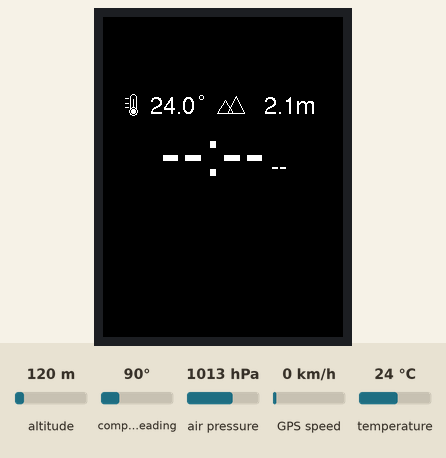
This sketch was run on a simulated ESP32. Shown: 240×320 colour display. The inputs (shaded band) are chosen by the test bench; at power-on: air pressure 1013 hPa, temperature 24 °C, altitude 120 m, compass heading 90°, GPS speed 0 km/h. The GPS gets a fix after 3 s at 37.7749, -122.4194 with 8 satellites; what the sketch prints to the serial monitor is not drawn.

Above: at 1.4 s.
1.5 s: air pressure set to 952 hPa
At 3.6 s:
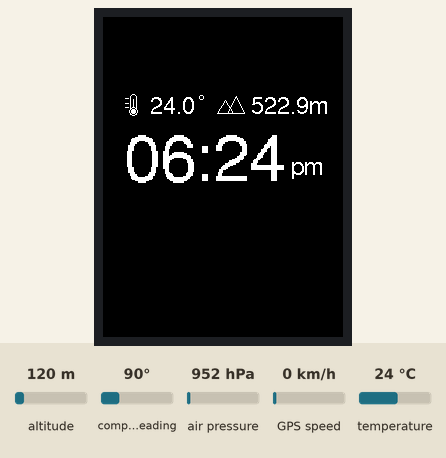
4.8 s: temperature set to 12 °C
At 6.7 s:
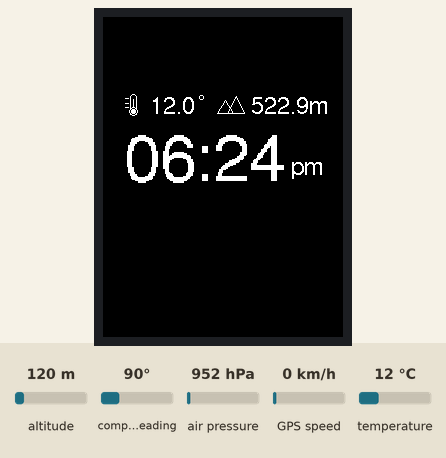
8.7 s: air pressure set to 975 hPa
At 9.9 s:
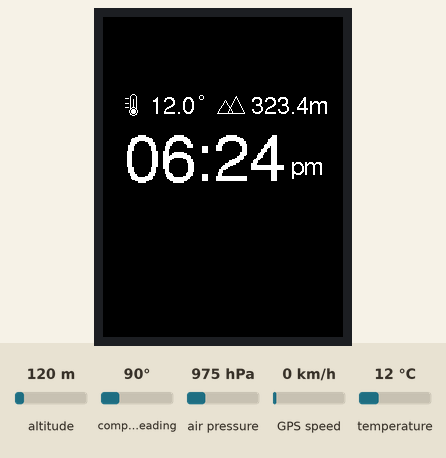
10.7 s: temperature set to 19 °C
At 31.5 s:
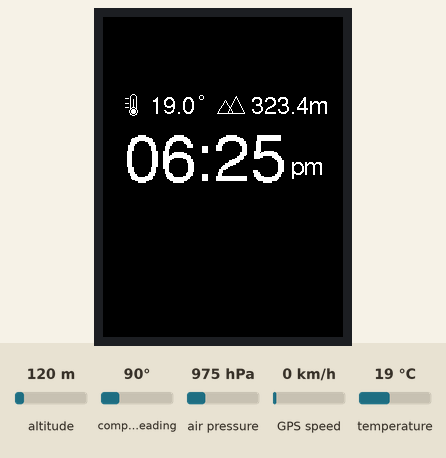
Timing chart, 0 to 31.8 s (numbered marks = the images above; inputs shaded):
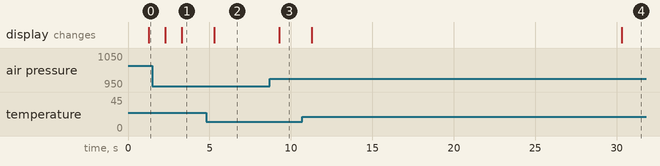

Measured:
- after the input at 1.5 s, the display: first changes after 0.78 s (image 1 shows a later state)
- after the input at 4.8 s, the display: changes after 0.48 s (image 2)
- after the input at 8.7 s, the display: changes after 0.59 s (image 3)
- after the input at 10.7 s, the display: first changes after 0.59 s (image 4 shows a later state)

The sketch:

time-temperature-alititude.ino
```cpp
#include <TFT_eSPI.h>
#include <SPI.h>
#include <Wire.h>
#include <pgmspace.h>
#include <math.h>
#include <string.h>
#include <stdio.h>

#include <Adafruit_BMP280.h>
#include <TinyGPSPlus.h>

// =====================================================
// HARDWARE
// =====================================================

TFT_eSPI tft = TFT_eSPI();
Adafruit_BMP280 bmp;
TinyGPSPlus gps;

HardwareSerial gpsSerial(2);

#define SCREEN_W 240
#define SCREEN_H 240

#define BLACK 0x0000
#define WHITE 0xFFFF

// BMP280 I2C
#define I2C_SDA 21
#define I2C_SCL 22

// GPS TX -> ESP32 GPIO16
// GPS RX -> ESP32 GPIO17
#define GPS_RX 16
#define GPS_TX 17

#define BMP280_ADDR_1 0x76
#define BMP280_ADDR_2 0x77

const float SEALEVELPRESSURE_HPA = 1013.25f;

// =====================================================
// LIVE VALUES
// =====================================================

char temperature[12] = "--.-";
char altitude[16]    = "---.-m";
char clockTime[8]    = "--:--";
char amLabel[4]      = "--";

bool bmpAvailable = false;

unsigned long lastUpdate = 0;
const unsigned long UPDATE_INTERVAL = 1000;

// =====================================================
// LAYOUT
// =====================================================

const int TOP_ROW_Y = 87;

const int ICON_TEXT_GAP = 5;
const int THERMOMETER_W = 17;
const int MOUNTAIN_W = 29;

const int TEMPERATURE_SHIFT_X = 1;
const int ALTITUDE_SHIFT_X = -11;

// Move ONLY the mountain icon.
// The altitude text position will not change.
const int MOUNTAIN_SHIFT_X = 2;

const int CLOCK_CENTER_Y = 142;
const int AM_CENTER_Y = 148;
const int CLOCK_AM_GAP = 5;

const float CLOCK_SCALE = 1.4f;

// Fixed positions for the top row
int tempIconX = 0;
int tempFieldX = 0;
int tempFieldW = 0;
int tempDegreeX = 0;

int altIconX = 0;
int altFieldX = 0;
int altFieldW = 0;

// =====================================================
// THERMOMETER ICON
// Drawn once during setup
// =====================================================

void drawThermometer(int x, int centerY) {
  int topY = centerY - 10;

  tft.drawRoundRect(x + 6, topY, 7, 16, 3, WHITE);
  tft.drawLine(x + 9, topY + 5, x + 9,
               centerY + 3, WHITE);

  tft.drawCircle(x + 9, centerY + 7, 4, WHITE);
  tft.fillCircle(x + 9, centerY + 7, 2, WHITE);

  tft.drawFastHLine(x + 1, topY + 4, 4, WHITE);
  tft.drawFastHLine(x + 1, topY + 9, 4, WHITE);
  tft.drawFastHLine(x + 1, topY + 13, 4, WHITE);
}

// =====================================================
// MOUNTAIN ICON
// Drawn once at the shifted position
// =====================================================

void drawMountain(int x, int centerY) {
  tft.drawLine(x + 1, centerY + 9,
               x + 9, centerY - 4, WHITE);

  tft.drawLine(x + 9, centerY - 4,
               x + 17, centerY + 9, WHITE);

  tft.drawLine(x + 1, centerY + 9,
               x + 17, centerY + 9, WHITE);

  tft.drawLine(x + 11, centerY + 9,
               x + 20, centerY - 8, WHITE);

  tft.drawLine(x + 20, centerY - 8,
               x + 28, centerY + 9, WHITE);

  tft.drawLine(x + 11, centerY + 9,
               x + 28, centerY + 9, WHITE);
}

// =====================================================
// INITIALISE FIXED POSITIONS
// =====================================================

void initialiseLayout() {
  tft.setFreeFont(&FreeSans12pt7b);

  // Temperature field
  tempFieldW = tft.textWidth("-88.8");

  const int tempGroupW =
    THERMOMETER_W + ICON_TEXT_GAP
    + tempFieldW + 7;

  tempIconX =
    SCREEN_W / 4 - tempGroupW / 2
    + TEMPERATURE_SHIFT_X;

  tempFieldX =
    tempIconX + THERMOMETER_W + ICON_TEXT_GAP;

  tempDegreeX = tempFieldX + tempFieldW + 3;

  // Altitude field
  altFieldW = tft.textWidth("-888.8m");

  const int altGroupW =
    MOUNTAIN_W + ICON_TEXT_GAP + altFieldW;

  // IMPORTANT:
  // Keep this position independent of MOUNTAIN_SHIFT_X.
  // This ensures the altitude numbers never move.
  altIconX =
    (SCREEN_W * 3) / 4 - altGroupW / 2
    + ALTITUDE_SHIFT_X;

  altFieldX =
    altIconX + MOUNTAIN_W + ICON_TEXT_GAP;
}

// =====================================================
// TEMPERATURE VALUE
// Clears and updates only the temperature field
// =====================================================

void drawTemperatureValue() {
  tft.setFreeFont(&FreeSans12pt7b);
  tft.setTextColor(WHITE, BLACK);
  tft.setTextDatum(MC_DATUM);

  tft.fillRect(
    tempFieldX - 2,
    TOP_ROW_Y - 20,
    tempFieldW + 9,
    40,
    BLACK
  );

  tft.drawString(
    temperature,
    tempFieldX + tempFieldW / 2,
    TOP_ROW_Y
  );

  tft.drawCircle(
    tempDegreeX,
    TOP_ROW_Y - 7,
    2,
    WHITE
  );
}

// =====================================================
// ALTITUDE VALUE
// Clears ONLY the text field.
// Never draws or clears the mountain icon.
// =====================================================

void drawAltitudeValue() {
  tft.setFreeFont(&FreeSans12pt7b);
  tft.setTextColor(WHITE, BLACK);
  tft.setTextDatum(MC_DATUM);

  // Start clearing after the shifted mountain icon.
  // The mountain's rightmost coordinate is
  // altIconX + MOUNTAIN_SHIFT_X + 28.
  // This clearing region starts at altIconX + 32.
  tft.fillRect(
    altFieldX - 2,
    TOP_ROW_Y - 20,
    altFieldW + 4,
    40,
    BLACK
  );

  // Do not call drawMountain() here.
  // The icon is already drawn during setup.

  tft.drawString(
    altitude,
    altFieldX + altFieldW / 2,
    TOP_ROW_Y
  );
}

// =====================================================
// UPDATE HELPERS
// =====================================================

void setTemperature(const char* newValue) {
  if (strcmp(temperature, newValue) == 0) {
    return;
  }

  strncpy(temperature, newValue, sizeof(temperature) - 1);
  temperature[sizeof(temperature) - 1] = '\0';

  drawTemperatureValue();
}

void setAltitude(const char* newValue) {
  if (strcmp(altitude, newValue) == 0) {
    return;
  }

  strncpy(altitude, newValue, sizeof(altitude) - 1);
  altitude[sizeof(altitude) - 1] = '\0';

  drawAltitudeValue();
}

// =====================================================
// FONT GLYPH HELPER
// =====================================================

bool readGlyph(
  const GFXfont* sourceFont,
  GFXfont& fontData,
  char character,
  GFXglyph& glyph
) {
  memcpy_P(&fontData, sourceFont, sizeof(GFXfont));

  uint16_t characterCode = (uint8_t)character;

  if (characterCode < fontData.first ||
      characterCode > fontData.last) {
    return false;
  }

  memcpy_P(
    &glyph,
    &fontData.glyph[characterCode - fontData.first],
    sizeof(GFXglyph)
  );

  return true;
}

// =====================================================
// MEASURE SCALED TEXT
// =====================================================

int measureScaledTextWidth(
  const char* text,
  const GFXfont* sourceFont,
  float scale
) {
  GFXfont fontData;
  memcpy_P(&fontData, sourceFont, sizeof(GFXfont));

  float totalAdvance = 0.0f;

  for (int i = 0; text[i] != '\0'; i++) {
    GFXglyph glyph;

    if (readGlyph(sourceFont, fontData, text[i], glyph)) {
      totalAdvance += glyph.xAdvance;
    }
  }

  return (int)lroundf(totalAdvance * scale);
}

// =====================================================
// DRAW SCALED FREEFONT TEXT
// =====================================================

void drawScaledFreeText(
  const char* text,
  const GFXfont* sourceFont,
  float scale,
  int centerX,
  int centerY
) {
  GFXfont fontData;
  memcpy_P(&fontData, sourceFont, sizeof(GFXfont));

  int minTop = 127;
  int maxBottom = -128;

  for (int i = 0; text[i] != '\0'; i++) {
    GFXglyph glyph;

    if (!readGlyph(sourceFont, fontData, text[i], glyph)) {
      continue;
    }

    if (glyph.height > 0) {
      if (glyph.yOffset < minTop) {
        minTop = glyph.yOffset;
      }

      int glyphBottom = glyph.yOffset + glyph.height;

      if (glyphBottom > maxBottom) {
        maxBottom = glyphBottom;
      }
    }
  }

  if (maxBottom < minTop) {
    return;
  }

  int width = measureScaledTextWidth(
    text, sourceFont, scale
  );

  int startX = centerX - width / 2;

  int scaledTop = (int)floorf(minTop * scale);
  int scaledBottom = (int)ceilf(maxBottom * scale);

  int verticalOffset =
    (int)lroundf((scaledTop + scaledBottom) / 2.0f);

  int baselineY = centerY - verticalOffset;

  float cursorAdvance = 0.0f;

  for (int i = 0; text[i] != '\0'; i++) {
    GFXglyph glyph;

    if (!readGlyph(sourceFont, fontData, text[i], glyph)) {
      continue;
    }

    for (int yy = 0; yy < glyph.height; yy++) {
      for (int xx = 0; xx < glyph.width; xx++) {
        uint32_t bitIndex =
          (uint32_t)yy * glyph.width + xx;

        uint8_t bitmapByte = pgm_read_byte(
          fontData.bitmap
          + glyph.bitmapOffset
          + (bitIndex >> 3)
        );

        if (bitmapByte & (0x80 >> (bitIndex & 7))) {
          float logicalX =
            cursorAdvance + glyph.xOffset * scale
            + xx * scale;

          float logicalXNext =
            cursorAdvance + glyph.xOffset * scale
            + (xx + 1) * scale;

          float logicalY =
            (glyph.yOffset + yy) * scale;

          float logicalYNext =
            (glyph.yOffset + yy + 1) * scale;

          int pixelX =
            startX + (int)lroundf(logicalX);

          int pixelY =
            baselineY + (int)lroundf(logicalY);

          int pixelW =
            (int)lroundf(logicalXNext)
            - (int)lroundf(logicalX);

          int pixelH =
            (int)lroundf(logicalYNext)
            - (int)lroundf(logicalY);

          if (pixelW < 1) pixelW = 1;
          if (pixelH < 1) pixelH = 1;

          tft.fillRect(
            pixelX, pixelY, pixelW, pixelH, WHITE
          );
        }
      }
    }

    cursorAdvance += glyph.xAdvance * scale;
  }
}

// =====================================================
// CLOCK
// =====================================================

void drawClock() {
  // Clear only the clock area.
  tft.fillRect(0, 104, SCREEN_W, 80, BLACK);

  int clockW = measureScaledTextWidth(
    clockTime,
    &FreeSans24pt7b,
    CLOCK_SCALE
  );

  tft.setFreeFont(&FreeSans12pt7b);
  int amW = tft.textWidth(amLabel);

  int totalW = clockW + CLOCK_AM_GAP + amW;
  int startX = (SCREEN_W - totalW) / 2;

  int clockCentreX = startX + clockW / 2;

  int amCentreX =
    startX + clockW + CLOCK_AM_GAP + amW / 2;

  drawScaledFreeText(
    clockTime,
    &FreeSans24pt7b,
    CLOCK_SCALE,
    clockCentreX,
    CLOCK_CENTER_Y
  );

  tft.setFreeFont(&FreeSans12pt7b);
  tft.setTextColor(WHITE, BLACK);
  tft.setTextDatum(MC_DATUM);

  tft.drawString(
    amLabel,
    amCentreX,
    AM_CENTER_Y
  );
}

// =====================================================
// BMP280 UPDATE
// =====================================================

void updateBMP280() {
  if (!bmpAvailable) {
    setTemperature("--.-");
    setAltitude("---.-m");
    return;
  }

  float tempC = bmp.readTemperature();
  float pressurePa = bmp.readPressure();

  if (!isfinite(tempC) ||
      !isfinite(pressurePa) ||
      pressurePa <= 0.0f) {
    setTemperature("--.-");
    setAltitude("---.-m");
    return;
  }

  char newTemperature[12];
  char newAltitude[16];

  snprintf(
    newTemperature,
    sizeof(newTemperature),
    "%.1f",
    tempC
  );

  float altitudeM =
    bmp.readAltitude(SEALEVELPRESSURE_HPA);

  if (isfinite(altitudeM)) {
    snprintf(
      newAltitude,
      sizeof(newAltitude),
      "%.1fm",
      altitudeM
    );
  } else {
    strcpy(newAltitude, "---.-m");
  }

  setTemperature(newTemperature);
  setAltitude(newAltitude);
}

// =====================================================
// GPS TIME UPDATE
// GPS UTC -> Singapore time (UTC+8)
// =====================================================

void updateGPSTime() {
  char newTime[8];
  char newAmLabel[4];

if (!gps.time.isValid() ||
    gps.time.age() >= 2500 ||
    !gps.date.isValid() ||
    gps.date.age() >= 2500 ||
    !gps.location.isValid() ||
    gps.location.age() >= 5000) {

  strcpy(newTime, "--:--");
  strcpy(newAmLabel, "--");
  } else {
    int utcHour = gps.time.hour();
    int minute = gps.time.minute();

    int singaporeHour = (utcHour + 8) % 24;

    int hour12 = singaporeHour % 12;

    if (hour12 == 0) {
      hour12 = 12;
    }

    snprintf(
      newTime,
      sizeof(newTime),
      "%02d:%02d",
      hour12,
      minute
    );

    if (singaporeHour < 12) {
      strcpy(newAmLabel, "am");
    } else {
      strcpy(newAmLabel, "pm");
    }
  }

  // Refresh only when the visible time changes.
  if (strcmp(clockTime, newTime) != 0 ||
      strcmp(amLabel, newAmLabel) != 0) {

    strcpy(clockTime, newTime);
    strcpy(amLabel, newAmLabel);

    drawClock();
  }
}

// =====================================================
// PROCESS GPS DATA
// =====================================================

void processGPS() {
  while (gpsSerial.available() > 0) {
    char c = (char)gpsSerial.read();

    gps.encode(c);

    // Forward raw GPS NMEA data to Serial Monitor.
    Serial.write(c);
  }
}

// =====================================================
// SETUP
// =====================================================

void setup() {
  Serial.begin(115200);

  Wire.begin(I2C_SDA, I2C_SCL);

  gpsSerial.begin(
    9600,
    SERIAL_8N1,
    GPS_RX,
    GPS_TX
  );

  tft.init();
  tft.setRotation(0);
  tft.fillScreen(BLACK);

  // Detect BMP280.
  bmpAvailable = bmp.begin(BMP280_ADDR_1);

  if (!bmpAvailable) {
    bmpAvailable = bmp.begin(BMP280_ADDR_2);
  }

  if (bmpAvailable) {
    bmp.setSampling(
      Adafruit_BMP280::MODE_NORMAL,
      Adafruit_BMP280::SAMPLING_X2,
      Adafruit_BMP280::SAMPLING_X16,
      Adafruit_BMP280::FILTER_X16,
      Adafruit_BMP280::STANDBY_MS_500
    );

    Serial.println("\nBMP280 detected.");
  } else {
    Serial.println("\nERROR: BMP280 not detected.");
  }

  Serial.println("GPS UART started at 9600 baud.");
  Serial.println("Receiving GPS NMEA data...");

  initialiseLayout();

  // Draw each static icon exactly once.
  drawThermometer(tempIconX, TOP_ROW_Y);

  // The +2 shift applies ONLY to the mountain icon.
  drawMountain(
    altIconX + 3,
    TOP_ROW_Y
  );

  // Draw initial values.
  drawTemperatureValue();
  drawAltitudeValue();
  drawClock();

  lastUpdate = millis();
}

// =====================================================
// MAIN LOOP
// =====================================================

void loop() {
  // Continuously consume GPS input.
  processGPS();

  unsigned long now = millis();

  if (now - lastUpdate >= UPDATE_INTERVAL) {
    lastUpdate = now;

    updateBMP280();
    updateGPSTime();
  }
}
```
